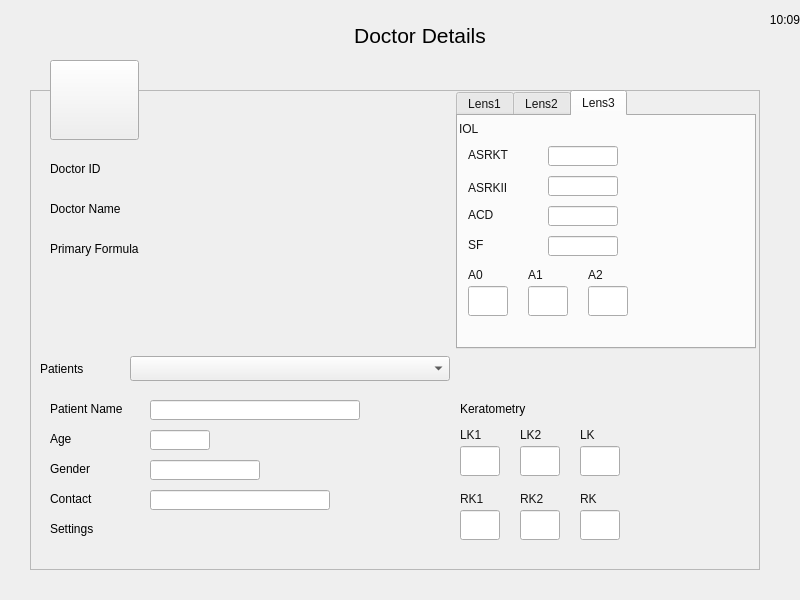
<?xml version="1.0" encoding="UTF-8"?>
<ui version="4.0">
 <class>DoctorDetailDialog</class>
 <widget class="QDialog" name="DoctorDetailDialog">
  <property name="geometry">
   <rect>
    <x>0</x>
    <y>0</y>
    <width>800</width>
    <height>600</height>
   </rect>
  </property>
  <property name="windowTitle">
   <string>Dialog</string>
  </property>
  <property name="styleSheet">
   <string notr="true">background-image: url(:/images/5.png);</string>
  </property>
  <widget class="QLabel" name="label">
   <property name="geometry">
    <rect>
     <x>340</x>
     <y>0</y>
     <width>160</width>
     <height>70</height>
    </rect>
   </property>
   <property name="font">
    <font>
     <pointsize>16</pointsize>
    </font>
   </property>
   <property name="styleSheet">
    <string notr="true">background-image:url(empty.png);</string>
   </property>
   <property name="text">
    <string>Doctor Details</string>
   </property>
   <property name="alignment">
    <set>Qt::AlignCenter</set>
   </property>
  </widget>
  <widget class="QPushButton" name="btn_close">
   <property name="geometry">
    <rect>
     <x>0</x>
     <y>0</y>
     <width>70</width>
     <height>60</height>
    </rect>
   </property>
   <property name="styleSheet">
    <string notr="true">background-image:url(empty.png);
border-image: url(:/images/icons/ic_arrow_back_white_48dp.png);</string>
   </property>
   <property name="text">
    <string/>
   </property>
   <property name="flat">
    <bool>true</bool>
   </property>
  </widget>
  <widget class="QFrame" name="frame">
   <property name="geometry">
    <rect>
     <x>30</x>
     <y>90</y>
     <width>730</width>
     <height>480</height>
    </rect>
   </property>
   <property name="styleSheet">
    <string notr="true">border-image: url(:/images/card-image.png);</string>
   </property>
   <property name="frameShape">
    <enum>QFrame::StyledPanel</enum>
   </property>
   <property name="frameShadow">
    <enum>QFrame::Raised</enum>
   </property>
   <widget class="QLabel" name="label_2">
    <property name="geometry">
     <rect>
      <x>20</x>
      <y>70</y>
      <width>67</width>
      <height>17</height>
     </rect>
    </property>
    <property name="styleSheet">
     <string notr="true">border-image:url(:/images/empty.png);
background-image:url(:/images/empty.png);</string>
    </property>
    <property name="text">
     <string>Doctor ID</string>
    </property>
   </widget>
   <widget class="QLabel" name="label_3">
    <property name="geometry">
     <rect>
      <x>20</x>
      <y>110</y>
      <width>100</width>
      <height>17</height>
     </rect>
    </property>
    <property name="styleSheet">
     <string notr="true">border-image:url(:/images/empty.png);
background-image:url(:/images/empty.png);</string>
    </property>
    <property name="text">
     <string>Doctor Name</string>
    </property>
   </widget>
   <widget class="QLabel" name="label_4">
    <property name="geometry">
     <rect>
      <x>20</x>
      <y>150</y>
      <width>120</width>
      <height>17</height>
     </rect>
    </property>
    <property name="styleSheet">
     <string notr="true">border-image:url(:/images/empty.png);
background-image:url(:/images/empty.png);</string>
    </property>
    <property name="text">
     <string>Primary Formula</string>
    </property>
   </widget>
   <widget class="QTabWidget" name="tabWidget_currentDoctor">
    <property name="geometry">
     <rect>
      <x>426</x>
      <y>0</y>
      <width>300</width>
      <height>259</height>
     </rect>
    </property>
    <property name="styleSheet">
     <string notr="true">background-image:url(empty.png);border-image:url(empty.png);color:rgb(21,21,21);</string>
    </property>
    <property name="currentIndex">
     <number>2</number>
    </property>
    <widget class="QWidget" name="tab">
     <attribute name="title">
      <string>Lens1</string>
     </attribute>
     <widget class="QLabel" name="lbl_iolLensOne">
      <property name="geometry">
       <rect>
        <x>1</x>
        <y>4</y>
        <width>185</width>
        <height>17</height>
       </rect>
      </property>
      <property name="styleSheet">
       <string notr="true">background-image:url(empty.png);color:rgb(21,21,21);</string>
      </property>
      <property name="text">
       <string>IOL</string>
      </property>
     </widget>
     <widget class="QLabel" name="lbl_asrktLensOne">
      <property name="geometry">
       <rect>
        <x>10</x>
        <y>30</y>
        <width>60</width>
        <height>17</height>
       </rect>
      </property>
      <property name="styleSheet">
       <string notr="true">background-image:url(empty.png);color:rgb(21,21,21);</string>
      </property>
      <property name="text">
       <string>ASRKT</string>
      </property>
     </widget>
     <widget class="QLabel" name="lbl_asrktiiLensOne">
      <property name="geometry">
       <rect>
        <x>10</x>
        <y>63</y>
        <width>60</width>
        <height>17</height>
       </rect>
      </property>
      <property name="styleSheet">
       <string notr="true">background-image:url(empty.png);color:rgb(21,21,21);</string>
      </property>
      <property name="text">
       <string>ASRKII</string>
      </property>
     </widget>
     <widget class="QLabel" name="lbl_acdLensOne">
      <property name="geometry">
       <rect>
        <x>10</x>
        <y>90</y>
        <width>60</width>
        <height>17</height>
       </rect>
      </property>
      <property name="styleSheet">
       <string notr="true">background-image:url(empty.png);color:rgb(21,21,21);</string>
      </property>
      <property name="text">
       <string>ACD</string>
      </property>
     </widget>
     <widget class="QLabel" name="lbl_sfLensOne">
      <property name="geometry">
       <rect>
        <x>10</x>
        <y>120</y>
        <width>60</width>
        <height>17</height>
       </rect>
      </property>
      <property name="styleSheet">
       <string notr="true">background-image:url(empty.png);color:rgb(21,21,21);</string>
      </property>
      <property name="text">
       <string>SF</string>
      </property>
     </widget>
     <widget class="QLabel" name="lbl_a0LensOne">
      <property name="geometry">
       <rect>
        <x>10</x>
        <y>150</y>
        <width>40</width>
        <height>17</height>
       </rect>
      </property>
      <property name="styleSheet">
       <string notr="true">background-image:url(empty.png);color:rgb(21,21,21);</string>
      </property>
      <property name="text">
       <string>A0</string>
      </property>
     </widget>
     <widget class="QLabel" name="lbl_a1LensOne">
      <property name="geometry">
       <rect>
        <x>70</x>
        <y>150</y>
        <width>40</width>
        <height>17</height>
       </rect>
      </property>
      <property name="styleSheet">
       <string notr="true">background-image:url(empty.png);color:rgb(21,21,21);</string>
      </property>
      <property name="text">
       <string>A1</string>
      </property>
     </widget>
     <widget class="QLabel" name="lbl_a2LensOne">
      <property name="geometry">
       <rect>
        <x>130</x>
        <y>150</y>
        <width>40</width>
        <height>17</height>
       </rect>
      </property>
      <property name="styleSheet">
       <string notr="true">background-image:url(empty.png);color:rgb(21,21,21);</string>
      </property>
      <property name="text">
       <string>A2</string>
      </property>
     </widget>
     <widget class="QLineEdit" name="lbl_asrktLensOneValue">
      <property name="geometry">
       <rect>
        <x>90</x>
        <y>30</y>
        <width>70</width>
        <height>20</height>
       </rect>
      </property>
      <property name="styleSheet">
       <string notr="true">background-image:url(empty.png);
border-image:url(empty.png);
</string>
      </property>
     </widget>
     <widget class="QLineEdit" name="lbl_asrkiiLensOneValue">
      <property name="geometry">
       <rect>
        <x>90</x>
        <y>60</y>
        <width>70</width>
        <height>20</height>
       </rect>
      </property>
      <property name="styleSheet">
       <string notr="true">background-image:url(empty.png);
border-image:url(empty.png);
</string>
      </property>
     </widget>
     <widget class="QLineEdit" name="lbl_acdLensOneValue">
      <property name="geometry">
       <rect>
        <x>90</x>
        <y>90</y>
        <width>70</width>
        <height>20</height>
       </rect>
      </property>
      <property name="styleSheet">
       <string notr="true">background-image:url(empty.png);
border-image:url(empty.png);
</string>
      </property>
     </widget>
     <widget class="QLineEdit" name="lbl_sfLensOneValue">
      <property name="geometry">
       <rect>
        <x>90</x>
        <y>120</y>
        <width>70</width>
        <height>20</height>
       </rect>
      </property>
      <property name="styleSheet">
       <string notr="true">background-image:url(empty.png);
border-image:url(empty.png);
</string>
      </property>
     </widget>
     <widget class="QLineEdit" name="lbl_a0LensOneValue">
      <property name="geometry">
       <rect>
        <x>10</x>
        <y>170</y>
        <width>40</width>
        <height>30</height>
       </rect>
      </property>
      <property name="styleSheet">
       <string notr="true">background-image:url(empty.png);
border-image:url(empty.png);
</string>
      </property>
     </widget>
     <widget class="QLineEdit" name="lbl_a1LensOneValue">
      <property name="geometry">
       <rect>
        <x>70</x>
        <y>170</y>
        <width>40</width>
        <height>30</height>
       </rect>
      </property>
      <property name="styleSheet">
       <string notr="true">background-image:url(empty.png);
border-image:url(empty.png);
</string>
      </property>
     </widget>
     <widget class="QLineEdit" name="lbl_a2LensOneValue">
      <property name="geometry">
       <rect>
        <x>130</x>
        <y>170</y>
        <width>40</width>
        <height>30</height>
       </rect>
      </property>
      <property name="styleSheet">
       <string notr="true">background-image:url(empty.png);
border-image:url(empty.png);
</string>
      </property>
     </widget>
    </widget>
    <widget class="QWidget" name="tab_2">
     <attribute name="title">
      <string>Lens2</string>
     </attribute>
     <widget class="QLabel" name="lbl_sfLensTwo">
      <property name="geometry">
       <rect>
        <x>10</x>
        <y>120</y>
        <width>60</width>
        <height>17</height>
       </rect>
      </property>
      <property name="styleSheet">
       <string notr="true">background-image:url(empty.png);color:rgb(21,21,21);</string>
      </property>
      <property name="text">
       <string>SF</string>
      </property>
     </widget>
     <widget class="QLineEdit" name="lbl_sfLensTwoValue">
      <property name="geometry">
       <rect>
        <x>90</x>
        <y>120</y>
        <width>70</width>
        <height>20</height>
       </rect>
      </property>
      <property name="styleSheet">
       <string notr="true">background-image:url(empty.png);
border-image:url(empty.png);
</string>
      </property>
     </widget>
     <widget class="QLineEdit" name="lbl_asrktLensTwoValue">
      <property name="geometry">
       <rect>
        <x>90</x>
        <y>30</y>
        <width>70</width>
        <height>20</height>
       </rect>
      </property>
      <property name="styleSheet">
       <string notr="true">background-image:url(empty.png);
border-image:url(empty.png);
</string>
      </property>
     </widget>
     <widget class="QLineEdit" name="lbl_a2LensTwoValue">
      <property name="geometry">
       <rect>
        <x>130</x>
        <y>170</y>
        <width>40</width>
        <height>30</height>
       </rect>
      </property>
      <property name="styleSheet">
       <string notr="true">background-image:url(empty.png);
border-image:url(empty.png);
</string>
      </property>
     </widget>
     <widget class="QLineEdit" name="lbl_asrkiiLensTwoValue">
      <property name="geometry">
       <rect>
        <x>90</x>
        <y>60</y>
        <width>70</width>
        <height>20</height>
       </rect>
      </property>
      <property name="styleSheet">
       <string notr="true">background-image:url(empty.png);
border-image:url(empty.png);
</string>
      </property>
     </widget>
     <widget class="QLabel" name="lbl_acdLensTwo">
      <property name="geometry">
       <rect>
        <x>10</x>
        <y>90</y>
        <width>60</width>
        <height>17</height>
       </rect>
      </property>
      <property name="styleSheet">
       <string notr="true">background-image:url(empty.png);color:rgb(21,21,21);</string>
      </property>
      <property name="text">
       <string>ACD</string>
      </property>
     </widget>
     <widget class="QLabel" name="lbl_asrkiiLensTwo">
      <property name="geometry">
       <rect>
        <x>10</x>
        <y>63</y>
        <width>60</width>
        <height>17</height>
       </rect>
      </property>
      <property name="styleSheet">
       <string notr="true">background-image:url(empty.png);color:rgb(21,21,21);</string>
      </property>
      <property name="text">
       <string>ASRKII</string>
      </property>
     </widget>
     <widget class="QLabel" name="lbl_a1LensTwo">
      <property name="geometry">
       <rect>
        <x>70</x>
        <y>150</y>
        <width>40</width>
        <height>17</height>
       </rect>
      </property>
      <property name="styleSheet">
       <string notr="true">background-image:url(empty.png);color:rgb(21,21,21);</string>
      </property>
      <property name="text">
       <string>A1</string>
      </property>
     </widget>
     <widget class="QLineEdit" name="lbl_a0LensTwoValue">
      <property name="geometry">
       <rect>
        <x>10</x>
        <y>170</y>
        <width>40</width>
        <height>30</height>
       </rect>
      </property>
      <property name="styleSheet">
       <string notr="true">background-image:url(empty.png);
border-image:url(empty.png);
</string>
      </property>
     </widget>
     <widget class="QLabel" name="lbl_a2LensTwo">
      <property name="geometry">
       <rect>
        <x>130</x>
        <y>150</y>
        <width>40</width>
        <height>17</height>
       </rect>
      </property>
      <property name="styleSheet">
       <string notr="true">background-image:url(empty.png);color:rgb(21,21,21);</string>
      </property>
      <property name="text">
       <string>A2</string>
      </property>
     </widget>
     <widget class="QLineEdit" name="lbl_a1LensTwoValue">
      <property name="geometry">
       <rect>
        <x>70</x>
        <y>170</y>
        <width>40</width>
        <height>30</height>
       </rect>
      </property>
      <property name="styleSheet">
       <string notr="true">background-image:url(empty.png);
border-image:url(empty.png);
</string>
      </property>
     </widget>
     <widget class="QLabel" name="lbl_iolLensTwo">
      <property name="geometry">
       <rect>
        <x>1</x>
        <y>4</y>
        <width>185</width>
        <height>17</height>
       </rect>
      </property>
      <property name="styleSheet">
       <string notr="true">background-image:url(empty.png);color:rgb(21,21,21);</string>
      </property>
      <property name="text">
       <string>IOL</string>
      </property>
     </widget>
     <widget class="QLabel" name="lbl_asrktLensTwo">
      <property name="geometry">
       <rect>
        <x>10</x>
        <y>30</y>
        <width>60</width>
        <height>17</height>
       </rect>
      </property>
      <property name="styleSheet">
       <string notr="true">background-image:url(empty.png);color:rgb(21,21,21);</string>
      </property>
      <property name="text">
       <string>ASRKT</string>
      </property>
     </widget>
     <widget class="QLineEdit" name="lbl_acdLensTwoValue">
      <property name="geometry">
       <rect>
        <x>90</x>
        <y>90</y>
        <width>70</width>
        <height>20</height>
       </rect>
      </property>
      <property name="styleSheet">
       <string notr="true">background-image:url(empty.png);
border-image:url(empty.png);
</string>
      </property>
     </widget>
     <widget class="QLabel" name="lbl_a0LensTwo">
      <property name="geometry">
       <rect>
        <x>10</x>
        <y>150</y>
        <width>40</width>
        <height>17</height>
       </rect>
      </property>
      <property name="styleSheet">
       <string notr="true">background-image:url(empty.png);color:rgb(21,21,21);</string>
      </property>
      <property name="text">
       <string>A0</string>
      </property>
     </widget>
    </widget>
    <widget class="QWidget" name="tab_3">
     <attribute name="title">
      <string>Lens3</string>
     </attribute>
     <widget class="QLabel" name="lbl_sfLensThree">
      <property name="geometry">
       <rect>
        <x>10</x>
        <y>120</y>
        <width>60</width>
        <height>17</height>
       </rect>
      </property>
      <property name="styleSheet">
       <string notr="true">background-image:url(empty.png);color:rgb(21,21,21);</string>
      </property>
      <property name="text">
       <string>SF</string>
      </property>
     </widget>
     <widget class="QLineEdit" name="lbl_sfLensThreeValue">
      <property name="geometry">
       <rect>
        <x>90</x>
        <y>120</y>
        <width>70</width>
        <height>20</height>
       </rect>
      </property>
      <property name="styleSheet">
       <string notr="true">background-image:url(empty.png);
border-image:url(empty.png);
</string>
      </property>
     </widget>
     <widget class="QLineEdit" name="lbl_asrktLensThreeValue">
      <property name="geometry">
       <rect>
        <x>90</x>
        <y>30</y>
        <width>70</width>
        <height>20</height>
       </rect>
      </property>
      <property name="styleSheet">
       <string notr="true">background-image:url(empty.png);
border-image:url(empty.png);
</string>
      </property>
     </widget>
     <widget class="QLineEdit" name="lbl_a2LensThreeValue">
      <property name="geometry">
       <rect>
        <x>130</x>
        <y>170</y>
        <width>40</width>
        <height>30</height>
       </rect>
      </property>
      <property name="styleSheet">
       <string notr="true">background-image:url(empty.png);
border-image:url(empty.png);
</string>
      </property>
     </widget>
     <widget class="QLineEdit" name="lbl_asrkiiLensThreeValue">
      <property name="geometry">
       <rect>
        <x>90</x>
        <y>60</y>
        <width>70</width>
        <height>20</height>
       </rect>
      </property>
      <property name="styleSheet">
       <string notr="true">background-image:url(empty.png);
border-image:url(empty.png);
</string>
      </property>
     </widget>
     <widget class="QLabel" name="lbl_acdLensThree">
      <property name="geometry">
       <rect>
        <x>10</x>
        <y>90</y>
        <width>60</width>
        <height>17</height>
       </rect>
      </property>
      <property name="styleSheet">
       <string notr="true">background-image:url(empty.png);color:rgb(21,21,21);</string>
      </property>
      <property name="text">
       <string>ACD</string>
      </property>
     </widget>
     <widget class="QLabel" name="lbl_asrkiiLensThree">
      <property name="geometry">
       <rect>
        <x>10</x>
        <y>63</y>
        <width>60</width>
        <height>17</height>
       </rect>
      </property>
      <property name="styleSheet">
       <string notr="true">background-image:url(empty.png);color:rgb(21,21,21);</string>
      </property>
      <property name="text">
       <string>ASRKII</string>
      </property>
     </widget>
     <widget class="QLabel" name="lbl_a1LensThree">
      <property name="geometry">
       <rect>
        <x>70</x>
        <y>150</y>
        <width>40</width>
        <height>17</height>
       </rect>
      </property>
      <property name="styleSheet">
       <string notr="true">background-image:url(empty.png);color:rgb(21,21,21);</string>
      </property>
      <property name="text">
       <string>A1</string>
      </property>
     </widget>
     <widget class="QLineEdit" name="lbl_a0LensThreeValue">
      <property name="geometry">
       <rect>
        <x>10</x>
        <y>170</y>
        <width>40</width>
        <height>30</height>
       </rect>
      </property>
      <property name="styleSheet">
       <string notr="true">background-image:url(empty.png);
border-image:url(empty.png);
</string>
      </property>
     </widget>
     <widget class="QLabel" name="lbl_a2LensThree">
      <property name="geometry">
       <rect>
        <x>130</x>
        <y>150</y>
        <width>40</width>
        <height>17</height>
       </rect>
      </property>
      <property name="styleSheet">
       <string notr="true">background-image:url(empty.png);color:rgb(21,21,21);</string>
      </property>
      <property name="text">
       <string>A2</string>
      </property>
     </widget>
     <widget class="QLineEdit" name="lbl_a1LensThreeValue">
      <property name="geometry">
       <rect>
        <x>70</x>
        <y>170</y>
        <width>40</width>
        <height>30</height>
       </rect>
      </property>
      <property name="styleSheet">
       <string notr="true">background-image:url(empty.png);
border-image:url(empty.png);
</string>
      </property>
     </widget>
     <widget class="QLabel" name="lbl_iolLensThree">
      <property name="geometry">
       <rect>
        <x>1</x>
        <y>4</y>
        <width>185</width>
        <height>17</height>
       </rect>
      </property>
      <property name="styleSheet">
       <string notr="true">background-image:url(empty.png);color:rgb(21,21,21);</string>
      </property>
      <property name="text">
       <string>IOL</string>
      </property>
     </widget>
     <widget class="QLabel" name="lbl_asrktLensThree">
      <property name="geometry">
       <rect>
        <x>10</x>
        <y>30</y>
        <width>60</width>
        <height>17</height>
       </rect>
      </property>
      <property name="styleSheet">
       <string notr="true">background-image:url(empty.png);color:rgb(21,21,21);</string>
      </property>
      <property name="text">
       <string>ASRKT</string>
      </property>
     </widget>
     <widget class="QLineEdit" name="lbl_acdLensThreeValue">
      <property name="geometry">
       <rect>
        <x>90</x>
        <y>90</y>
        <width>70</width>
        <height>20</height>
       </rect>
      </property>
      <property name="styleSheet">
       <string notr="true">background-image:url(empty.png);
border-image:url(empty.png);
</string>
      </property>
     </widget>
     <widget class="QLabel" name="lbl_a0LensThree">
      <property name="geometry">
       <rect>
        <x>10</x>
        <y>150</y>
        <width>40</width>
        <height>17</height>
       </rect>
      </property>
      <property name="styleSheet">
       <string notr="true">background-image:url(empty.png);color:rgb(21,21,21);</string>
      </property>
      <property name="text">
       <string>A0</string>
      </property>
     </widget>
    </widget>
   </widget>
   <widget class="QLabel" name="label_5">
    <property name="geometry">
     <rect>
      <x>10</x>
      <y>270</y>
      <width>120</width>
      <height>17</height>
     </rect>
    </property>
    <property name="styleSheet">
     <string notr="true">border-image:url(:/images/empty.png);
background-image:url(:/images/empty.png);</string>
    </property>
    <property name="text">
     <string>Patients</string>
    </property>
   </widget>
   <widget class="QComboBox" name="comboBox_patient">
    <property name="geometry">
     <rect>
      <x>100</x>
      <y>266</y>
      <width>320</width>
      <height>25</height>
     </rect>
    </property>
    <property name="styleSheet">
     <string notr="true">background-image:url(:/images/empty.png);
border-image:url(:/images/empty.png);</string>
    </property>
   </widget>
   <widget class="QLabel" name="label_6">
    <property name="geometry">
     <rect>
      <x>20</x>
      <y>310</y>
      <width>110</width>
      <height>17</height>
     </rect>
    </property>
    <property name="styleSheet">
     <string notr="true">border-image:url(:/images/empty.png);
background-image:url(:/images/empty.png);</string>
    </property>
    <property name="text">
     <string>Patient Name</string>
    </property>
   </widget>
   <widget class="QLabel" name="label_7">
    <property name="geometry">
     <rect>
      <x>20</x>
      <y>340</y>
      <width>110</width>
      <height>17</height>
     </rect>
    </property>
    <property name="styleSheet">
     <string notr="true">border-image:url(:/images/empty.png);
background-image:url(:/images/empty.png);</string>
    </property>
    <property name="text">
     <string>Age</string>
    </property>
   </widget>
   <widget class="QLabel" name="label_8">
    <property name="geometry">
     <rect>
      <x>20</x>
      <y>370</y>
      <width>110</width>
      <height>17</height>
     </rect>
    </property>
    <property name="styleSheet">
     <string notr="true">border-image:url(:/images/empty.png);
background-image:url(:/images/empty.png);</string>
    </property>
    <property name="text">
     <string>Gender</string>
    </property>
   </widget>
   <widget class="QLabel" name="label_9">
    <property name="geometry">
     <rect>
      <x>20</x>
      <y>400</y>
      <width>110</width>
      <height>17</height>
     </rect>
    </property>
    <property name="styleSheet">
     <string notr="true">border-image:url(:/images/empty.png);
background-image:url(:/images/empty.png);</string>
    </property>
    <property name="text">
     <string>Contact</string>
    </property>
   </widget>
   <widget class="QLabel" name="label_10">
    <property name="geometry">
     <rect>
      <x>20</x>
      <y>430</y>
      <width>110</width>
      <height>17</height>
     </rect>
    </property>
    <property name="styleSheet">
     <string notr="true">border-image:url(:/images/empty.png);
background-image:url(:/images/empty.png);</string>
    </property>
    <property name="text">
     <string>Settings</string>
    </property>
   </widget>
   <widget class="QLabel" name="label_11">
    <property name="geometry">
     <rect>
      <x>430</x>
      <y>310</y>
      <width>110</width>
      <height>17</height>
     </rect>
    </property>
    <property name="styleSheet">
     <string notr="true">border-image:url(:/images/empty.png);
background-image:url(:/images/empty.png);</string>
    </property>
    <property name="text">
     <string>Keratometry</string>
    </property>
   </widget>
   <widget class="QLineEdit" name="lbl_currentPatientLK2Value">
    <property name="geometry">
     <rect>
      <x>490</x>
      <y>356</y>
      <width>40</width>
      <height>30</height>
     </rect>
    </property>
    <property name="styleSheet">
     <string notr="true">border-image: url(:/images/empty.png);
background-image:url(:/images/empty.png);
color:rgb(21,21,21);</string>
    </property>
    <property name="text">
     <string/>
    </property>
   </widget>
   <widget class="QLabel" name="lbl_currentPatientLK">
    <property name="geometry">
     <rect>
      <x>550</x>
      <y>336</y>
      <width>40</width>
      <height>17</height>
     </rect>
    </property>
    <property name="styleSheet">
     <string notr="true">border-image: url(:/images/empty.png);
background-image:url(:/images/empty.png);
color:rgb(21,21,21);</string>
    </property>
    <property name="text">
     <string>LK</string>
    </property>
   </widget>
   <widget class="QLabel" name="lbl_currentPatientRK2">
    <property name="geometry">
     <rect>
      <x>490</x>
      <y>400</y>
      <width>40</width>
      <height>17</height>
     </rect>
    </property>
    <property name="styleSheet">
     <string notr="true">border-image: url(:/images/empty.png);
background-image:url(:/images/empty.png);
color:rgb(21,21,21);</string>
    </property>
    <property name="text">
     <string>RK2</string>
    </property>
   </widget>
   <widget class="QLabel" name="lbl_currentPatientRK1">
    <property name="geometry">
     <rect>
      <x>430</x>
      <y>400</y>
      <width>40</width>
      <height>17</height>
     </rect>
    </property>
    <property name="styleSheet">
     <string notr="true">border-image: url(:/images/empty.png);
background-image:url(:/images/empty.png);
color:rgb(21,21,21);</string>
    </property>
    <property name="text">
     <string>RK1</string>
    </property>
   </widget>
   <widget class="QLabel" name="lbl_currentPatientRK">
    <property name="geometry">
     <rect>
      <x>550</x>
      <y>400</y>
      <width>40</width>
      <height>17</height>
     </rect>
    </property>
    <property name="styleSheet">
     <string notr="true">border-image: url(:/images/empty.png);
background-image:url(:/images/empty.png);
color:rgb(21,21,21);</string>
    </property>
    <property name="text">
     <string>RK</string>
    </property>
   </widget>
   <widget class="QLineEdit" name="lbl_currentPatientLKValue">
    <property name="geometry">
     <rect>
      <x>550</x>
      <y>356</y>
      <width>40</width>
      <height>30</height>
     </rect>
    </property>
    <property name="styleSheet">
     <string notr="true">border-image: url(:/images/empty.png);
background-image:url(:/images/empty.png);
color:rgb(21,21,21);</string>
    </property>
    <property name="text">
     <string/>
    </property>
   </widget>
   <widget class="QLineEdit" name="lbl_currentPatientRKValue">
    <property name="geometry">
     <rect>
      <x>550</x>
      <y>420</y>
      <width>40</width>
      <height>30</height>
     </rect>
    </property>
    <property name="styleSheet">
     <string notr="true">border-image: url(:/images/empty.png);
background-image:url(:/images/empty.png);
color:rgb(21,21,21);</string>
    </property>
    <property name="text">
     <string/>
    </property>
   </widget>
   <widget class="QLineEdit" name="lbl_currentPatientRK2Value">
    <property name="geometry">
     <rect>
      <x>490</x>
      <y>420</y>
      <width>40</width>
      <height>30</height>
     </rect>
    </property>
    <property name="styleSheet">
     <string notr="true">border-image: url(:/images/empty.png);
background-image:url(:/images/empty.png);
color:rgb(21,21,21);</string>
    </property>
    <property name="text">
     <string/>
    </property>
   </widget>
   <widget class="QLabel" name="lbl_currentPatientLK2">
    <property name="geometry">
     <rect>
      <x>490</x>
      <y>336</y>
      <width>40</width>
      <height>17</height>
     </rect>
    </property>
    <property name="styleSheet">
     <string notr="true">border-image: url(:/images/empty.png);
background-image:url(:/images/empty.png);
color:rgb(21,21,21);</string>
    </property>
    <property name="text">
     <string>LK2</string>
    </property>
   </widget>
   <widget class="QLabel" name="lbl_currentPatientLK1">
    <property name="geometry">
     <rect>
      <x>430</x>
      <y>336</y>
      <width>40</width>
      <height>17</height>
     </rect>
    </property>
    <property name="styleSheet">
     <string notr="true">border-image: url(:/images/empty.png);
background-image:url(:/images/empty.png);
color:rgb(21,21,21);</string>
    </property>
    <property name="text">
     <string>LK1</string>
    </property>
   </widget>
   <widget class="QLineEdit" name="lbl_currentPatientLK1Value">
    <property name="geometry">
     <rect>
      <x>430</x>
      <y>356</y>
      <width>40</width>
      <height>30</height>
     </rect>
    </property>
    <property name="styleSheet">
     <string notr="true">border-image: url(:/images/empty.png);
background-image:url(:/images/empty.png);
color:rgb(21,21,21);</string>
    </property>
   </widget>
   <widget class="QLineEdit" name="lbl_currentPatientRK1Value">
    <property name="geometry">
     <rect>
      <x>430</x>
      <y>420</y>
      <width>40</width>
      <height>30</height>
     </rect>
    </property>
    <property name="styleSheet">
     <string notr="true">border-image: url(:/images/empty.png);
background-image:url(:/images/empty.png);
color:rgb(21,21,21);</string>
    </property>
   </widget>
   <widget class="QLabel" name="lineEdit_docID">
    <property name="geometry">
     <rect>
      <x>150</x>
      <y>66</y>
      <width>210</width>
      <height>23</height>
     </rect>
    </property>
    <property name="styleSheet">
     <string notr="true">border-image:url(:/images/empty.png);
background-image: url(:/images/searchbar.png);</string>
    </property>
    <property name="text">
     <string/>
    </property>
   </widget>
   <widget class="QLabel" name="lineEdit_docName">
    <property name="geometry">
     <rect>
      <x>150</x>
      <y>106</y>
      <width>230</width>
      <height>23</height>
     </rect>
    </property>
    <property name="styleSheet">
     <string notr="true">border-image:url(:/images/empty.png);
background-image: url(:/images/searchbar.png);</string>
    </property>
    <property name="text">
     <string/>
    </property>
   </widget>
   <widget class="QLabel" name="lineEdit_primaryFormula">
    <property name="geometry">
     <rect>
      <x>150</x>
      <y>147</y>
      <width>210</width>
      <height>23</height>
     </rect>
    </property>
    <property name="styleSheet">
     <string notr="true">border-image:url(:/images/empty.png);
background-image: url(:/images/searchbar.png);</string>
    </property>
    <property name="text">
     <string/>
    </property>
   </widget>
   <widget class="QLineEdit" name="lineEdit_patName">
    <property name="geometry">
     <rect>
      <x>120</x>
      <y>310</y>
      <width>210</width>
      <height>20</height>
     </rect>
    </property>
    <property name="styleSheet">
     <string notr="true">border-image:url(:/images/empty.png);
background-image: url(:/images/searchbar.png);</string>
    </property>
   </widget>
   <widget class="QLineEdit" name="lineEdit_patientAge">
    <property name="geometry">
     <rect>
      <x>120</x>
      <y>340</y>
      <width>60</width>
      <height>20</height>
     </rect>
    </property>
    <property name="styleSheet">
     <string notr="true">border-image:url(:/images/empty.png);
background-image: url(:/images/searchbar.png);</string>
    </property>
   </widget>
   <widget class="QLineEdit" name="lineEdit_patientGender">
    <property name="geometry">
     <rect>
      <x>120</x>
      <y>370</y>
      <width>110</width>
      <height>20</height>
     </rect>
    </property>
    <property name="styleSheet">
     <string notr="true">border-image:url(:/images/empty.png);
background-image: url(:/images/searchbar.png);</string>
    </property>
   </widget>
   <widget class="QLineEdit" name="lineEdit_patientContact">
    <property name="geometry">
     <rect>
      <x>120</x>
      <y>400</y>
      <width>180</width>
      <height>20</height>
     </rect>
    </property>
    <property name="styleSheet">
     <string notr="true">border-image:url(:/images/empty.png);
background-image: url(:/images/searchbar.png);</string>
    </property>
   </widget>
   <widget class="QLabel" name="lineEdit_patOpEye">
    <property name="geometry">
     <rect>
      <x>20</x>
      <y>450</y>
      <width>80</width>
      <height>20</height>
     </rect>
    </property>
    <property name="styleSheet">
     <string notr="true">border-image:url(:/images/empty.png);
background-image: url(:/images/searchbar.png);</string>
    </property>
    <property name="text">
     <string/>
    </property>
   </widget>
   <widget class="QLabel" name="lineEdit_patOpMethod">
    <property name="geometry">
     <rect>
      <x>120</x>
      <y>450</y>
      <width>80</width>
      <height>20</height>
     </rect>
    </property>
    <property name="styleSheet">
     <string notr="true">border-image:url(:/images/empty.png);
background-image: url(:/images/searchbar.png);</string>
    </property>
    <property name="text">
     <string/>
    </property>
   </widget>
   <widget class="QLabel" name="lineEdit_patOpMode">
    <property name="geometry">
     <rect>
      <x>220</x>
      <y>450</y>
      <width>90</width>
      <height>20</height>
     </rect>
    </property>
    <property name="styleSheet">
     <string notr="true">border-image:url(:/images/empty.png);
background-image: url(:/images/searchbar.png);</string>
    </property>
    <property name="text">
     <string/>
    </property>
   </widget>
  </widget>
  <widget class="QPushButton" name="pushButton">
   <property name="geometry">
    <rect>
     <x>50</x>
     <y>60</y>
     <width>89</width>
     <height>80</height>
    </rect>
   </property>
   <property name="styleSheet">
    <string notr="true">background-image:url(empty.png);
border-image: url(:/images/surgeon-icon.png);</string>
   </property>
   <property name="text">
    <string/>
   </property>
  </widget>
  <widget class="QLabel" name="lbl_time">
   <property name="geometry">
    <rect>
     <x>680</x>
     <y>0</y>
     <width>120</width>
     <height>40</height>
    </rect>
   </property>
   <property name="font">
    <font>
     <pointsize>9</pointsize>
    </font>
   </property>
   <property name="styleSheet">
    <string notr="true">background-image:url(empty.png);border-image:url(empty.png);</string>
   </property>
   <property name="text">
    <string>10:09</string>
   </property>
   <property name="alignment">
    <set>Qt::AlignRight|Qt::AlignTrailing|Qt::AlignVCenter</set>
   </property>
  </widget>
 </widget>
 <resources/>
 <connections/>
</ui>
